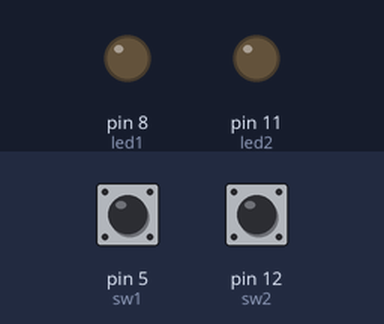
Bench run of a sketch on a simulated Arduino Uno, built with avr-gcc and run on an emulated ATmega328P. Parts: output pins drawn as LEDs (lit = HIGH). The test bench sets the inputs (shaded band); at power-on: pin 5 (sw1) HIGH, pin 12 (sw2) HIGH.

Above: at 1.2 s.
1.3 s: pin 5 (sw1) pulled LOW for 0.15 s
At 1.9 s:
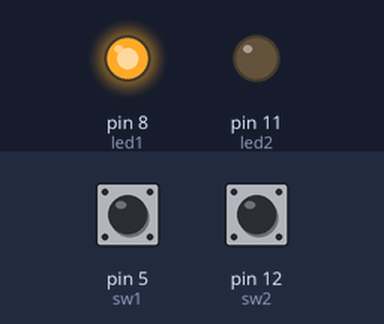
2.9 s: pin 5 (sw1) pulled LOW for 1 s
At 4.3 s:
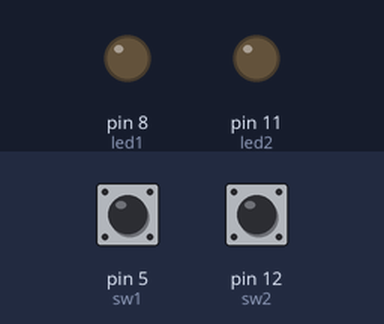
5.4 s: pin 12 (sw2) pulled LOW for 0.15 s
At 6.2 s:
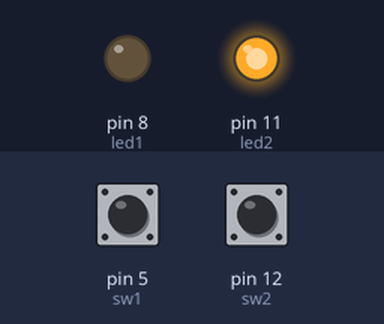
7.0 s: pin 12 (sw2) pulled LOW for 1 s
At 7.4 s:
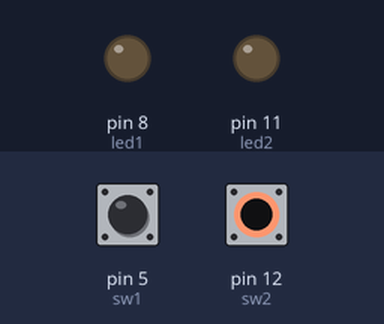
Timing chart, 0 to 10.0 s (numbered marks = the images above; inputs shaded):
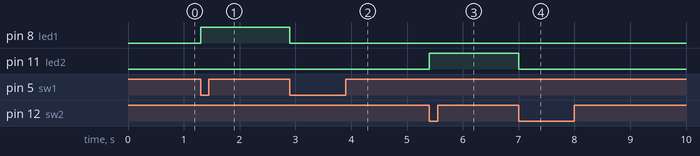

The sketch:

sketch_nov20c.ino
```cpp
int led1=8;
int sw1=5;
int b=0;
int a=0;
int led2=11;
int sw2=12;
void setup()
{
  pinMode(led1,OUTPUT);
  pinMode(sw1,INPUT);
   pinMode(led2,OUTPUT);
  pinMode(sw2,INPUT);
}
void loop()
{
  digitalWrite(sw1,HIGH);

  if(!digitalRead(sw1))
  {
    a++;

    if(a==1)

    {
      digitalWrite(led1,HIGH);

    }
    if(a==2)

    {
      digitalWrite(led1,LOW);
      a=0;

    }
     while(!digitalRead(sw1))

 digitalWrite(sw1,HIGH);
   delay(10);
    }
    digitalWrite(sw2,HIGH);
if(!digitalRead(sw2))
  {
    a++;

    if(a==1)

    {
      digitalWrite(led2,HIGH);

    }
    if(a==2)

    {
      digitalWrite(led2,LOW);
      a=0;

    }
     while(!digitalRead(sw2))

 digitalWrite(sw2,HIGH);
   delay(10);
    }
}
```

Measured:
- after the input at 1.3 s, pin 8 (led1): LOW → HIGH at once
- after the input at 2.9 s, pin 8 (led1): HIGH → LOW at once
- after the input at 5.4 s, pin 11 (led2): LOW → HIGH at once
- after the input at 7.0 s, pin 11 (led2): HIGH → LOW at once
